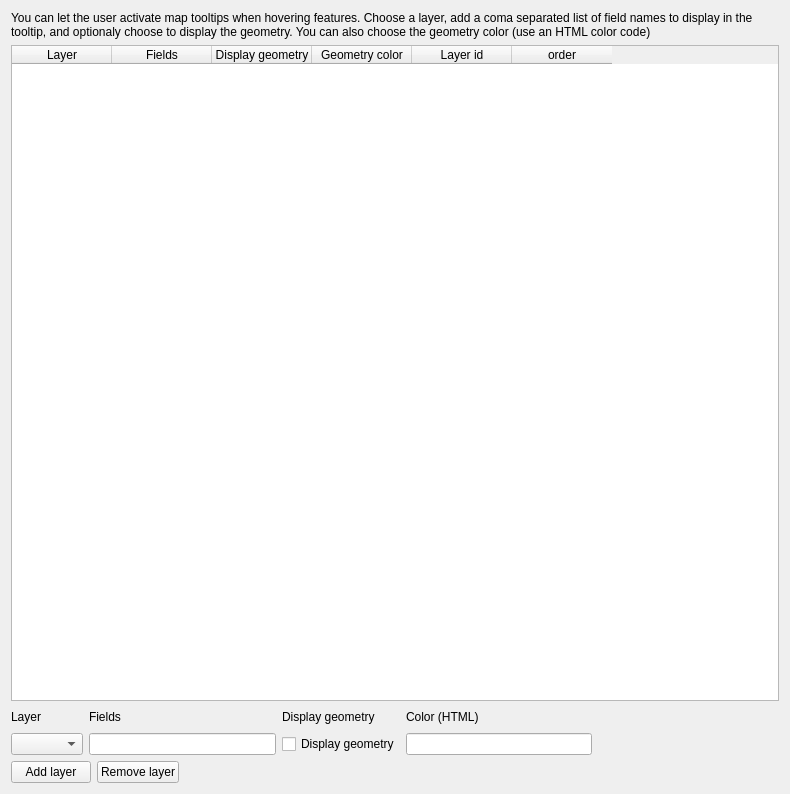
             <widget class="QWidget" name="scrollAreaWidgetContents_8">
              <property name="geometry">
               <rect>
                <x>0</x>
                <y>0</y>
                <width>790</width>
                <height>794</height>
               </rect>
              </property>
              <layout class="QVBoxLayout" name="verticalLayout_27">
               <item>
                <widget class="QLabel" name="label_2">
                 <property name="styleSheet">
                  <string notr="true"/>
                 </property>
                 <property name="text">
                  <string>You can let the user activate map tooltips when hovering features. Choose a layer, add a coma separated list of field names to display in the tooltip, and optionaly choose to display the geometry. You can also choose the geometry color (use an HTML color code)</string>
                 </property>
                 <property name="wordWrap">
                  <bool>true</bool>
                 </property>
                </widget>
               </item>
               <item>
                <widget class="QTableWidget" name="twTooltipLayerList">
                 <column>
                  <property name="text">
                   <string>Layer</string>
                  </property>
                 </column>
                 <column>
                  <property name="text">
                   <string>Fields</string>
                  </property>
                 </column>
                 <column>
                  <property name="text">
                   <string>Display geometry</string>
                  </property>
                 </column>
                 <column>
                  <property name="text">
                   <string>Geometry color</string>
                  </property>
                 </column>
                 <column>
                  <property name="text">
                   <string>Layer id</string>
                  </property>
                 </column>
                 <column>
                  <property name="text">
                   <string>order</string>
                  </property>
                 </column>
                </widget>
               </item>
               <item>
                <layout class="QGridLayout" name="gridLayout_7">
                 <item row="0" column="0">
                  <widget class="QLabel" name="label_3">
                   <property name="styleSheet">
                    <string notr="true"/>
                   </property>
                   <property name="text">
                    <string>Layer</string>
                   </property>
                  </widget>
                 </item>
                 <item row="0" column="1">
                  <widget class="QLabel" name="label_4">
                   <property name="styleSheet">
                    <string notr="true"/>
                   </property>
                   <property name="text">
                    <string>Fields</string>
                   </property>
                  </widget>
                 </item>
                 <item row="1" column="1">
                  <widget class="QLineEdit" name="inTooltipLayerFields">
                   <property name="styleSheet">
                    <string notr="true"/>
                   </property>
                  </widget>
                 </item>
                 <item row="0" column="3">
                  <widget class="QLabel" name="label_6">
                   <property name="styleSheet">
                    <string notr="true"/>
                   </property>
                   <property name="text">
                    <string>Color (HTML)</string>
                   </property>
                  </widget>
                 </item>
                 <item row="1" column="0">
                  <widget class="QComboBox" name="liTooltipLayer">
                   <property name="styleSheet">
                    <string notr="true"/>
                   </property>
                  </widget>
                 </item>
                 <item row="0" column="2">
                  <widget class="QLabel" name="label_5">
                   <property name="styleSheet">
                    <string notr="true"/>
                   </property>
                   <property name="text">
                    <string>Display geometry</string>
                   </property>
                  </widget>
                 </item>
                 <item row="0" column="4">
                  <spacer name="horizontalSpacer_13">
                   <property name="orientation">
                    <enum>Qt::Horizontal</enum>
                   </property>
                   <property name="sizeHint" stdset="0">
                    <size>
                     <width>40</width>
                     <height>20</height>
                    </size>
                   </property>
                  </spacer>
                 </item>
                 <item row="1" column="2">
                  <widget class="QCheckBox" name="cbTooltipLayerDisplayGeom">
                   <property name="styleSheet">
                    <string notr="true"/>
                   </property>
                   <property name="text">
                    <string>Display geometry</string>
                   </property>
                  </widget>
                 </item>
                 <item row="1" column="3">
                  <widget class="QLineEdit" name="inTooltipLayerColorGeom">
                   <property name="styleSheet">
                    <string notr="true"/>
                   </property>
                  </widget>
                 </item>
                </layout>
               </item>
               <item>
                <layout class="QHBoxLayout" name="horizontalLayout">
                 <item>
                  <widget class="QPushButton" name="btTooltipLayerAdd">
                   <property name="text">
                    <string>Add layer</string>
                   </property>
                  </widget>
                 </item>
                 <item>
                  <widget class="QPushButton" name="btTooltipLayerDel">
                   <property name="text">
                    <string>Remove layer</string>
                   </property>
                  </widget>
                 </item>
                 <item>
                  <spacer name="horizontalSpacer_14">
                   <property name="orientation">
                    <enum>Qt::Horizontal</enum>
                   </property>
                   <property name="sizeHint" stdset="0">
                    <size>
                     <width>40</width>
                     <height>20</height>
                    </size>
                   </property>
                  </spacer>
                 </item>
                </layout>
               </item>
              </layout>
             </widget>
